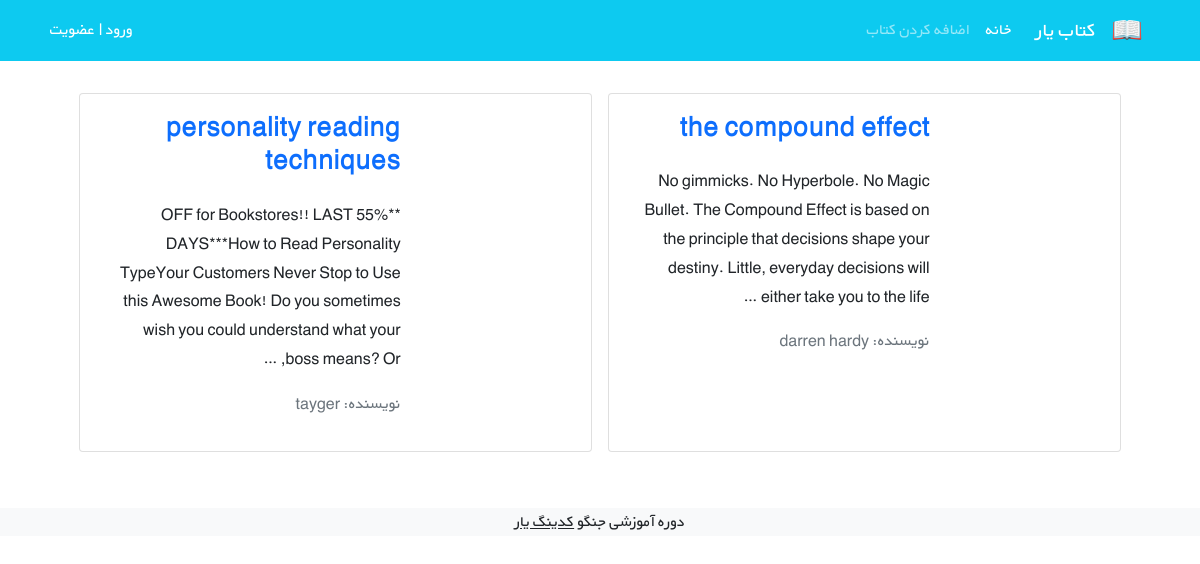
The page /books/ on the database as committed earlier.
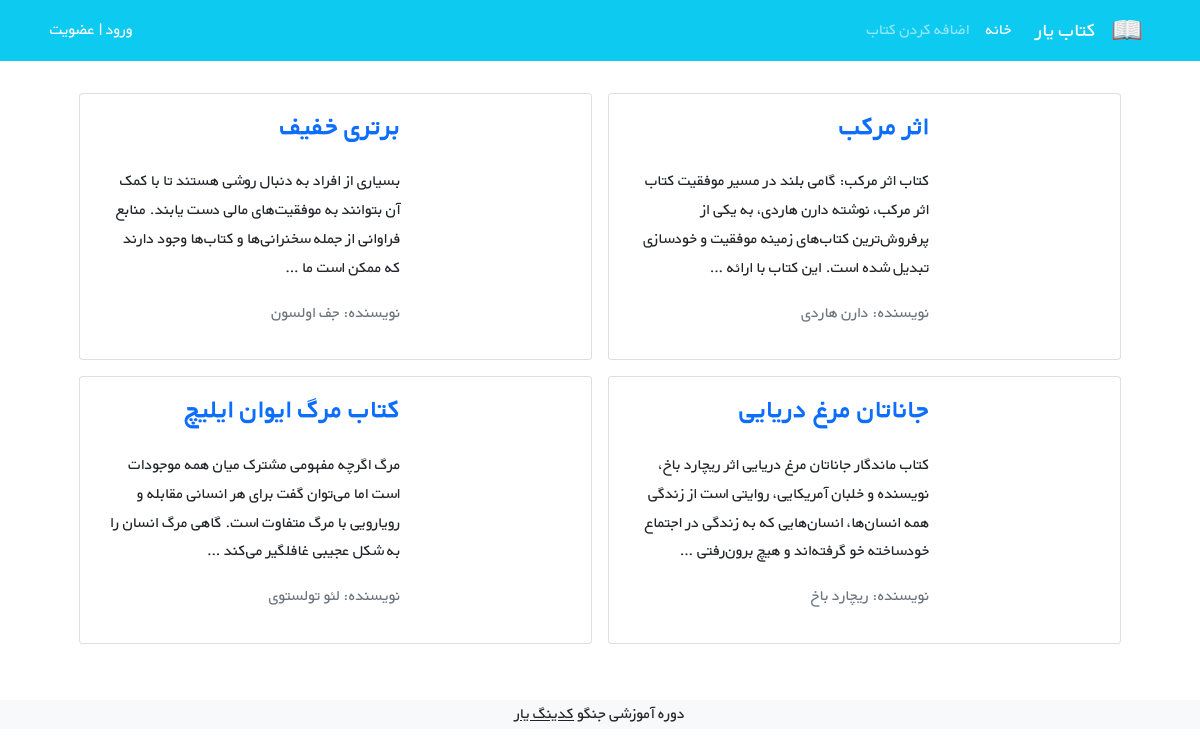
The same page on the database as committed later.
### books/models.py (models this page shows, shortened)
class Book(models.Model):
    title = models.CharField(max_length=200)
    author = models.CharField(max_length=200)
    description = models.TextField()
    price = models.DecimalField(max_digits=5, decimal_places=2)
    cover = models.ImageField(upload_to='cover/', blank=True)
    def get_absolute_url(self):
        return reverse('book_detail', args=[self.pk])

### books/views.py (the view)
# urls.py: path('', BookListView.as_view(), name='book_list'),
class BookListView(generic.ListView):
    model = Book
    template_name = 'books/book_list.html'
    context_object_name = 'books'

### books/templates/books/book_list.html (shortened to what this page needs)
{% extends '_base.html' %}
{% block content %}
<div class="container mt-4">
    <div class="row flex-row-reverse justify-content-md-center">
        {% for book in books %}
        <div class="card m-2" style="max-width: 45%">
            <div class="row g-0 h-100" dir="rtl">
                <div class="col-md-4">
                </div>
                <div class="col-md-8 h-100">
                    <div class="d-flex flex-column justify-content-between h-100">
                        <div class="card-body">
                            <a class="text-decoration-none" href="{{ book.get_absolute_url }}">
                            <h3 class="card-title"><strong>{{ book.title }}</strong></h3>
                            </a>
                            <p class="card-text pt-3">{{ book.description|truncatewords:30 }}</p>
                            <p class="text-muted">نویسنده: {{ book.author }}</p>
                        </div>
                    </div>
                </div>
            </div>
        </div>
        {% endfor %}
    </div>
</div>
{% endblock content %}

### templates/_base.html (shortened to what this page needs)
{% load static %}
<!DOCTYPE html>
<html lang="en">
<head>
    <link href="https://cdn.jsdelivr.net/npm/bootstrap@5.1.3/dist/css/bootstrap.min.css" rel="stylesheet"
>
    <link rel="stylesheet" href="{% static 'css/style.css' %}">
</head>
<body>
    <nav class="navbar navbar-expand-lg navbar-dark bg-info" dir="rtl">
        <div class="container">
            <a class="navbar-brand" href="#">
                <img src="{% static 'icons/book.png' %}" alt="" height="30" class="d-inline-block align-text-top">
            </a>
            <a class="navbar-brand mx-3" href="{% url 'book_list' %}">کتاب یار</a>
            <div class="collapse navbar-collapse" id="navbarNavAltMarkup">
                <div class="navbar-nav">
                    <a class="nav-link active" aria-current="page" href="{% url 'home' %}">خانه</a>
                    <a class="nav-link" href="{% url 'book_create' %}">اضافه کردن کتاب</a>
                </div>
            </div>
            <div class="mx-2 text-white">
                {% if user.is_authenticated %}
                خوش آمدید {{ user.username }} |
            </div>
            <form action="{% url 'logout' %}" method="post">
                {% csrf_token %}
                <button type="submit" class="bg-info text-white">خروج</button>
            </form>
            {% else %}
            <a href="{% url 'login' %}" class="text-decoration-none text-white">ورود</a> | <a href="{% url 'signup' %}" class="text-decoration-none text-white">عضویت</a>
            {% endif %}
        </div>
        </div>
    </nav>
    {% block content %}
    {% endblock content %}
    <footer class="bg-light text-center text-lg-start mt-5">
        <div class="text-center bg-grey">
            <p>دوره آموزشی جنگو <a class="text-dark" href="https://codingyar.com/" target="_blank">کدینگ یار</a></p>
        </div>
    </footer>
</body>
</html>

### static/css/style.css (style rules this page uses)
* { font-family: 'BYekan', sans-serif; line-height: 1.8rem; }

Rows that differ between the two databases and show on the page:
removed Book: title "the compound effect", description "No gimmicks. No Hyperbole. No Magic Bullet. The Compound Effect is based on the principle that decisions shape your destiny. Little, everyday decisions will either take you to the life …", author "darren hardy"
removed Book: title "personality reading techniques", description "**55% OFF for Bookstores!! LAST DAYS***How to Read Personality TypeYour Customers Never Stop to Use this Awesome Book! Do you sometimes wish you could understand what your boss means? Or, …", author "tayger"
added Book: title "اثر مرکب", description "کتاب اثر مرکب: گامی بلند در مسیر موفقیت کتاب اثر مرکب، نوشته‌ دارن هاردی، به یکی از پرفروش‌ترین کتاب‌های زمینه‌ موفقیت و خودسازی تبدیل شده است. این کتاب با ارائه‌ …", author "دارن هاردی"
added Book: title "برتری خفیف", description "بسیاری از افراد به دنبال روشی هستند تا با کمک آن بتوانند به موفقیت‌های مالی دست یابند. منابع فراوانی از جمله سخنرانی‌ها و کتاب‌ها وجود دارند که ممکن است ما …", author "جف اولسون"
added Book: title "جاناتان مرغ دریایی", description "کتاب ماندگار جاناتان مرغ دریایی اثر ریچارد باخ، نویسنده و خلبان آمریکایی، روایتی است از زندگی همه انسان‌ها، انسان‌هایی که به زندگی در اجتماع خودساخته خو گرفته‌اند و هیچ برون‌رفتی …", author "ریچارد باخ"
added Book: title "کتاب مرگ ایوان ایلیچ", description "مرگ اگرچه مفهومی مشترک میان همه موجودات است اما می‌توان گفت برای هر انسانی مقابله و رویارویی با مرگ متفاوت است. گاهی مرگ انسان را به شکل عجیبی غافلگیر می‌کند …", author "لئو تولستوی"
